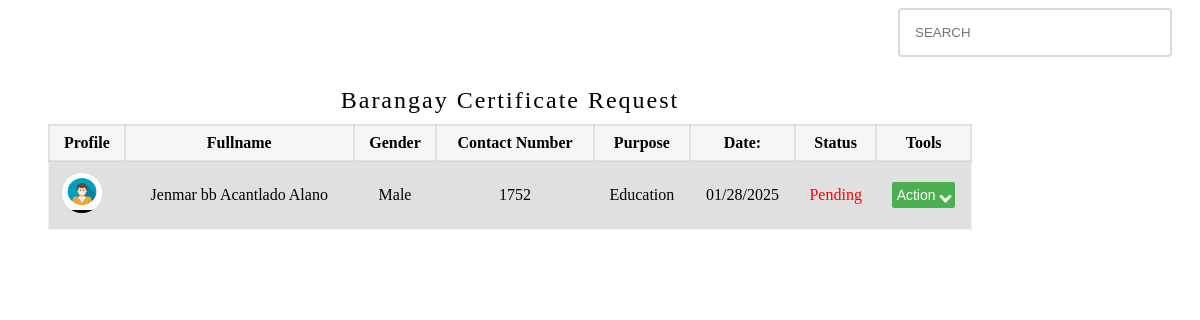
The page /administrator/admin_panel/certificate_folder/certificate.php on the database its author committed.
### tables this page shows
CREATE TABLE `barangay_request` (
  `firstname` varchar(200) NOT NULL,
  `middlename` varchar(200) NOT NULL,
  `lastname` varchar(200) NOT NULL,
  `age` int(200) NOT NULL,
  `request_document` varchar(200) NOT NULL,
  `house_number` varchar(200) NOT NULL,
  `sitio_pook` varchar(200) NOT NULL,
  `birthday` date NOT NULL,
  `place_of_birth` varchar(200) NOT NULL,
  `contact_no` varchar(200) NOT NULL,
  `contact_person` varchar(200) NOT NULL,
  `contact_no_contact_person` varchar(200) NOT NULL,
  `live_since_year` varchar(200) NOT NULL,
  `purpose` varchar(200) NOT NULL,
  `status` int(200) NOT NULL,
  `gender` varchar(200) NOT NULL,
  `date_request` date NOT NULL,
  `profile` varchar(200) NOT NULL,
  `user_id` int(11) NOT NULL,
  `id` int(11) NOT NULL
);

### administrator/admin_panel/certificate_folder/certificate.php (the view, shortened to what this page needs)
<!DOCTYPE html>
<html lang="en">
<head>
    <link rel="stylesheet" href="/BIS/administrator/admin_panel/certificate_folder/t_style.css">
</head>
<body>
                     <input type="text" id = "live_search" placeholder = "SEARCH">
        <?php require("../../../database/conn_db.php");
                $sql = "SELECT DISTINCT * FROM barangay_request WHERE request_document = 'Barangay Certificate' ORDER BY id DESC LIMIT 12";
                $result = $conn->query($sql);
                if ($result->num_rows > 0) {?>
                <table>
                        <caption>Barangay Certificate Request</caption>
                        <tr>
                            <th>Profile</th>
                            <th>Fullname</th>
                            <th>Gender</th>
                            <th>Contact Number</th>
                            <th>Purpose</th>
                            <th>Date:</th>
                            <th>Status</th>
                            <th>Tools</th>
                        </tr>
                        <?php
                             while($row = $result->fetch_assoc()) {
                                $id = $row['id'];
                                $user_id = $row['user_id'];
                                $firstname = $row["firstname"];
                                $lastname = $row["lastname"];
                                $middlename = $row["middlename"];
                                $purpose = $row["purpose"];
                                $gender = $row["gender"];
                                $profile = $row["profile"];
                                $date_request = $row["date_request"];
                                ?>
                                 <tr class = "table_hover">
                                 <td class = "img"><img src="/BIS/asset/image/user_profile/<?php echo $profile; ?>" alt="" width = 500/></td>
                                    <td><?php echo $firstname ." ". $middlename ." ". $lastname; ?></td>
                                    <td><?php echo $gender; ?></td>
                                    <td><?php echo $user_id . $id; ?></td>
                                    <td><?php echo $purpose; ?></td>
                                    <td><?php echo  date('m/d/Y',strtotime($date_request));?></td>
                                    <td  style = 'color:blue;'>
                                        <?php
                                            $satus_document =  $row['status'] ;
                                            if ($satus_document == 0){
                                                echo "<p style = 'color:#00572060;'>No data</p>";
                                            }
                                            else if ($satus_document == 1){
                                                echo "<p style = 'color:red;'>Pending</p>";
                                            }
                                        ?>
                                    </td>
                                    <td>
                                        <button class="dropdown-btns">Action<i class="arrow down"></i></button>
                                        </td>
                                </tr>
                                <?php
                            }
                        ?>
                </table>
                <?php
                }
                ?>
                            <?php include("print.php");?>
                        <?php include("update_manage_list.php");?>
                        <?php include("add_manage_list.php");?>
</body>
</html>

### administrator/admin_panel/certificate_folder/t_style.css (style rules this page uses)
table { border: 2px solid rgba(228, 228, 228, 0.39); margin-left:40px; margin-top: 80px; background-color: rgba(226, 226, 226, 0.322); width: 77vw; border-collapse: collapse; transition: all 0.5s ease; border-radius:4px; font-family: "sub_text"; text-align: center; color: var(--1st-text-color); }
table .img img { height: 40px; width: 40px; border-radius: 20px; border: 1px solid var(--btn-color); margin-left: -10px; }
table td { padding: 8px; }
table th { border: 2px solid rgba(211, 211, 211, 0.562); padding: 8px; }
table tr:nth-child(even) { background-color: #a7a5a548; }
caption { font-size: 2vw; letter-spacing: 2px; background-color: var(--2nd-bg-color); padding-bottom: 10px; padding-top: 10px; color: var(--bg-color); border-radius: 4px; }
#live_search { float: right; width: 20vw; margin-right: 20px; margin-bottom: 20px; padding: 15px; background-color: var(--bg-color); border: #91ad9b67 2px solid; border-radius: 4px; color:var(--1st-text-color); outline: none; z-index: 99; }
.dropdown-btns { background-color: #4CAF50; color: white; font-size: 14px; border: none; cursor: pointer; border-radius: 2px; padding: 5px; }
.arrow { border: solid whitesmoke; border-width: 0 3px 3px 0; display: inline-block; padding: 3px; margin-left: 5px; vertical-align: middle; }
.down { transform: rotate(45deg); }

### rows shown on the page
barangay_request: profile (picture), firstname "Jenmar bb", middlename "Acantlado", lastname "Alano", gender "Male", user "17", id "52", purpose "Education", date_request "01/28/2025", status "Pending"
